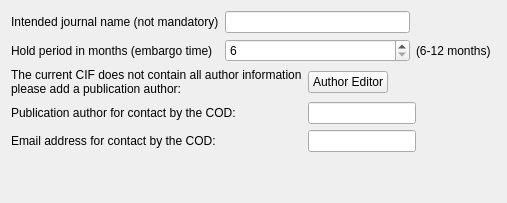
                <widget class="QWidget" name="page_prepublication">
                 <layout class="QVBoxLayout" name="verticalLayout_25">
                  <item>
                   <layout class="QGridLayout" name="gridLayout_21">
                    <item row="0" column="2">
                     <spacer name="horizontalSpacer_29">
                      <property name="orientation">
                       <enum>Qt::Orientation::Horizontal</enum>
                      </property>
                      <property name="sizeType">
                       <enum>QSizePolicy::Policy::Preferred</enum>
                      </property>
                      <property name="sizeHint" stdset="0">
                       <size>
                        <width>80</width>
                        <height>20</height>
                       </size>
                      </property>
                     </spacer>
                    </item>
                    <item row="1" column="1">
                     <widget class="QSpinBox" name="embargoTimeInMonthsSpinBox">
                      <property name="minimum">
                       <number>6</number>
                      </property>
                      <property name="maximum">
                       <number>12</number>
                      </property>
                     </widget>
                    </item>
                    <item row="1" column="2">
                     <widget class="QLabel" name="label_8">
                      <property name="text">
                       <string>(6-12 months)</string>
                      </property>
                     </widget>
                    </item>
                    <item row="0" column="1">
                     <widget class="QLineEdit" name="journalNameLineEdit"/>
                    </item>
                    <item row="1" column="0">
                     <widget class="QLabel" name="embargoTimeInMonthsLabel">
                      <property name="text">
                       <string>Hold period in months (embargo time)</string>
                      </property>
                     </widget>
                    </item>
                    <item row="0" column="0">
                     <widget class="QLabel" name="journalMameLabel">
                      <property name="text">
                       <string>Intended journal name (not mandatory)</string>
                      </property>
                     </widget>
                    </item>
                   </layout>
                  </item>
                  <item>
                   <layout class="QGridLayout" name="gridLayout_author_prepubl">
                    <item row="0" column="3">
                     <spacer name="horizontalSpacer_35">
                      <property name="orientation">
                       <enum>Qt::Orientation::Horizontal</enum>
                      </property>
                      <property name="sizeType">
                       <enum>QSizePolicy::Policy::Preferred</enum>
                      </property>
                      <property name="sizeHint" stdset="0">
                       <size>
                        <width>80</width>
                        <height>20</height>
                       </size>
                      </property>
                     </spacer>
                    </item>
                    <item row="0" column="1">
                     <widget class="QLabel" name="authorsFullNamePersonalLabel_2">
                      <property name="text">
                       <string>The current CIF does not contain all author information 
please add a publication author:</string>
                      </property>
                     </widget>
                    </item>
                    <item row="1" column="2">
                     <widget class="QLineEdit" name="ContactAuthorLineEdit_2">
                      <property name="readOnly">
                       <bool>true</bool>
                      </property>
                     </widget>
                    </item>
                    <item row="0" column="2">
                     <widget class="QPushButton" name="authorEditorPushButton_2">
                      <property name="sizePolicy">
                       <sizepolicy hsizetype="Fixed" vsizetype="Fixed">
                        <horstretch>0</horstretch>
                        <verstretch>0</verstretch>
                       </sizepolicy>
                      </property>
                      <property name="text">
                       <string>Author Editor</string>
                      </property>
                     </widget>
                    </item>
                    <item row="1" column="1">
                     <widget class="QLabel" name="ContactAuthorLabel_2">
                      <property name="text">
                       <string>Publication author for contact by the COD:</string>
                      </property>
                     </widget>
                    </item>
                    <item row="2" column="1">
                     <widget class="QLabel" name="label_15">
                      <property name="text">
                       <string>Email address for contact by the COD:</string>
                      </property>
                     </widget>
                    </item>
                    <item row="2" column="2">
                     <widget class="QLineEdit" name="ContactEmailLineEdit_2">
                      <property name="readOnly">
                       <bool>true</bool>
                      </property>
                     </widget>
                    </item>
                   </layout>
                  </item>
                  <item>
                   <spacer name="verticalSpacer_13">
                    <property name="orientation">
                     <enum>Qt::Orientation::Vertical</enum>
                    </property>
                    <property name="sizeHint" stdset="0">
                     <size>
                      <width>20</width>
                      <height>40</height>
                     </size>
                    </property>
                   </spacer>
                  </item>
                 </layout>
                </widget>
